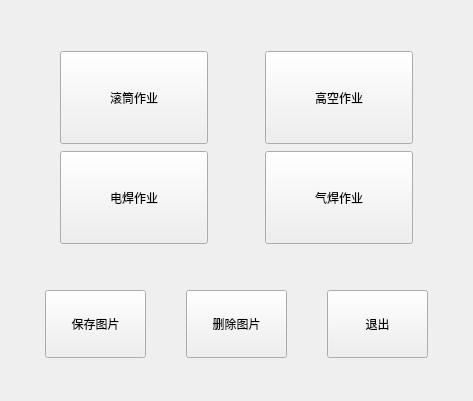
<?xml version="1.0" encoding="UTF-8"?>
<ui version="4.0">
 <class>Form</class>
 <widget class="QWidget" name="Form">
  <property name="geometry">
   <rect>
    <x>0</x>
    <y>0</y>
    <width>473</width>
    <height>401</height>
   </rect>
  </property>
  <property name="windowTitle">
   <string>欢迎使用检测系统</string>
  </property>
  <widget class="QWidget" name="layoutWidget">
   <property name="geometry">
    <rect>
     <x>11</x>
     <y>11</y>
     <width>451</width>
     <height>381</height>
    </rect>
   </property>
   <layout class="QVBoxLayout" name="verticalLayout_2" stretch="8,2,1">
    <item>
     <layout class="QVBoxLayout" name="verticalLayout" stretch="0,1,1,0">
      <property name="spacing">
       <number>7</number>
      </property>
      <item>
       <spacer name="verticalSpacer">
        <property name="orientation">
         <enum>Qt::Vertical</enum>
        </property>
        <property name="sizeHint" stdset="0">
         <size>
          <width>20</width>
          <height>40</height>
         </size>
        </property>
       </spacer>
      </item>
      <item>
       <layout class="QHBoxLayout" name="horizontalLayout" stretch="1,3,1,3,1">
        <item>
         <spacer name="horizontalSpacer">
          <property name="orientation">
           <enum>Qt::Horizontal</enum>
          </property>
          <property name="sizeHint" stdset="0">
           <size>
            <width>40</width>
            <height>20</height>
           </size>
          </property>
         </spacer>
        </item>
        <item>
         <widget class="QPushButton" name="detect_task_one_btn">
          <property name="sizePolicy">
           <sizepolicy hsizetype="Preferred" vsizetype="Preferred">
            <horstretch>0</horstretch>
            <verstretch>0</verstretch>
           </sizepolicy>
          </property>
          <property name="minimumSize">
           <size>
            <width>0</width>
            <height>0</height>
           </size>
          </property>
          <property name="text">
           <string>滚筒作业</string>
          </property>
         </widget>
        </item>
        <item>
         <spacer name="horizontalSpacer_3">
          <property name="orientation">
           <enum>Qt::Horizontal</enum>
          </property>
          <property name="sizeHint" stdset="0">
           <size>
            <width>40</width>
            <height>20</height>
           </size>
          </property>
         </spacer>
        </item>
        <item>
         <widget class="QPushButton" name="detect_task_two_btn">
          <property name="sizePolicy">
           <sizepolicy hsizetype="Preferred" vsizetype="Preferred">
            <horstretch>0</horstretch>
            <verstretch>0</verstretch>
           </sizepolicy>
          </property>
          <property name="minimumSize">
           <size>
            <width>0</width>
            <height>0</height>
           </size>
          </property>
          <property name="text">
           <string>高空作业</string>
          </property>
         </widget>
        </item>
        <item>
         <spacer name="horizontalSpacer_2">
          <property name="orientation">
           <enum>Qt::Horizontal</enum>
          </property>
          <property name="sizeHint" stdset="0">
           <size>
            <width>40</width>
            <height>20</height>
           </size>
          </property>
         </spacer>
        </item>
       </layout>
      </item>
      <item>
       <layout class="QHBoxLayout" name="horizontalLayout_2" stretch="1,3,1,3,1">
        <item>
         <spacer name="horizontalSpacer_4">
          <property name="orientation">
           <enum>Qt::Horizontal</enum>
          </property>
          <property name="sizeHint" stdset="0">
           <size>
            <width>40</width>
            <height>20</height>
           </size>
          </property>
         </spacer>
        </item>
        <item>
         <widget class="QPushButton" name="detect_task_three_btn">
          <property name="sizePolicy">
           <sizepolicy hsizetype="Preferred" vsizetype="Preferred">
            <horstretch>0</horstretch>
            <verstretch>0</verstretch>
           </sizepolicy>
          </property>
          <property name="minimumSize">
           <size>
            <width>0</width>
            <height>0</height>
           </size>
          </property>
          <property name="text">
           <string>电焊作业</string>
          </property>
         </widget>
        </item>
        <item>
         <spacer name="horizontalSpacer_5">
          <property name="orientation">
           <enum>Qt::Horizontal</enum>
          </property>
          <property name="sizeHint" stdset="0">
           <size>
            <width>40</width>
            <height>20</height>
           </size>
          </property>
         </spacer>
        </item>
        <item>
         <widget class="QPushButton" name="detect_task_four_btn">
          <property name="sizePolicy">
           <sizepolicy hsizetype="Preferred" vsizetype="Preferred">
            <horstretch>0</horstretch>
            <verstretch>0</verstretch>
           </sizepolicy>
          </property>
          <property name="minimumSize">
           <size>
            <width>0</width>
            <height>0</height>
           </size>
          </property>
          <property name="text">
           <string>气焊作业</string>
          </property>
         </widget>
        </item>
        <item>
         <spacer name="horizontalSpacer_6">
          <property name="orientation">
           <enum>Qt::Horizontal</enum>
          </property>
          <property name="sizeHint" stdset="0">
           <size>
            <width>40</width>
            <height>20</height>
           </size>
          </property>
         </spacer>
        </item>
       </layout>
      </item>
      <item>
       <spacer name="verticalSpacer_2">
        <property name="orientation">
         <enum>Qt::Vertical</enum>
        </property>
        <property name="sizeHint" stdset="0">
         <size>
          <width>20</width>
          <height>40</height>
         </size>
        </property>
       </spacer>
      </item>
     </layout>
    </item>
    <item>
     <layout class="QHBoxLayout" name="horizontalLayout_3" stretch="1,3,1,3,1,3,1">
      <item>
       <spacer name="horizontalSpacer_7">
        <property name="orientation">
         <enum>Qt::Horizontal</enum>
        </property>
        <property name="sizeHint" stdset="0">
         <size>
          <width>40</width>
          <height>20</height>
         </size>
        </property>
       </spacer>
      </item>
      <item>
       <widget class="QPushButton" name="copy_button">
        <property name="sizePolicy">
         <sizepolicy hsizetype="Minimum" vsizetype="Minimum">
          <horstretch>0</horstretch>
          <verstretch>0</verstretch>
         </sizepolicy>
        </property>
        <property name="text">
         <string>保存图片</string>
        </property>
       </widget>
      </item>
      <item>
       <spacer name="horizontalSpacer_8">
        <property name="orientation">
         <enum>Qt::Horizontal</enum>
        </property>
        <property name="sizeHint" stdset="0">
         <size>
          <width>40</width>
          <height>20</height>
         </size>
        </property>
       </spacer>
      </item>
      <item>
       <widget class="QPushButton" name="delete_button">
        <property name="sizePolicy">
         <sizepolicy hsizetype="Minimum" vsizetype="Minimum">
          <horstretch>0</horstretch>
          <verstretch>0</verstretch>
         </sizepolicy>
        </property>
        <property name="text">
         <string>删除图片</string>
        </property>
       </widget>
      </item>
      <item>
       <spacer name="horizontalSpacer_9">
        <property name="orientation">
         <enum>Qt::Horizontal</enum>
        </property>
        <property name="sizeHint" stdset="0">
         <size>
          <width>40</width>
          <height>20</height>
         </size>
        </property>
       </spacer>
      </item>
      <item>
       <widget class="QPushButton" name="close_button">
        <property name="sizePolicy">
         <sizepolicy hsizetype="Minimum" vsizetype="Minimum">
          <horstretch>0</horstretch>
          <verstretch>0</verstretch>
         </sizepolicy>
        </property>
        <property name="text">
         <string>退出</string>
        </property>
       </widget>
      </item>
      <item>
       <spacer name="horizontalSpacer_10">
        <property name="orientation">
         <enum>Qt::Horizontal</enum>
        </property>
        <property name="sizeHint" stdset="0">
         <size>
          <width>40</width>
          <height>20</height>
         </size>
        </property>
       </spacer>
      </item>
     </layout>
    </item>
    <item>
     <spacer name="verticalSpacer_3">
      <property name="orientation">
       <enum>Qt::Vertical</enum>
      </property>
      <property name="sizeHint" stdset="0">
       <size>
        <width>20</width>
        <height>40</height>
       </size>
      </property>
     </spacer>
    </item>
   </layout>
  </widget>
 </widget>
 <resources/>
 <connections/>
</ui>
